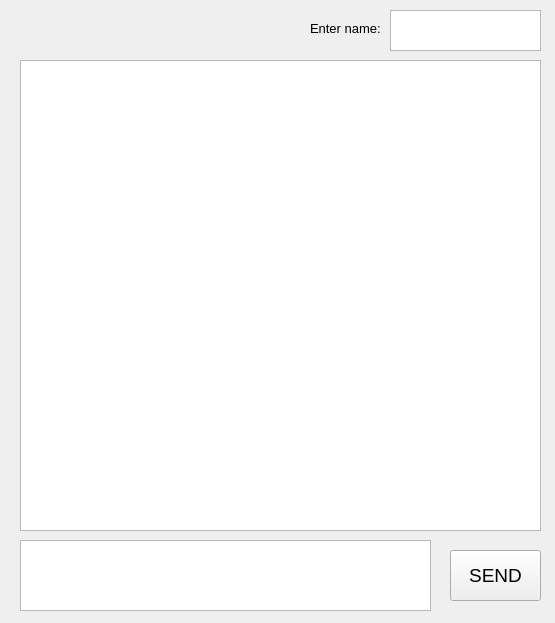
<?xml version="1.0" encoding="UTF-8"?>
<ui version="4.0">
 <class>MainWindow</class>
 <widget class="QMainWindow" name="MainWindow">
  <property name="geometry">
   <rect>
    <x>0</x>
    <y>0</y>
    <width>555</width>
    <height>623</height>
   </rect>
  </property>
  <property name="windowTitle">
   <string>MainWindow</string>
  </property>
  <widget class="QWidget" name="centralwidget">
   <widget class="QPushButton" name="pushButton">
    <property name="geometry">
     <rect>
      <x>450</x>
      <y>550</y>
      <width>91</width>
      <height>51</height>
     </rect>
    </property>
    <property name="font">
     <font>
      <pointsize>14</pointsize>
     </font>
    </property>
    <property name="text">
     <string>SEND</string>
    </property>
   </widget>
   <widget class="QLabel" name="label">
    <property name="geometry">
     <rect>
      <x>310</x>
      <y>20</y>
      <width>71</width>
      <height>16</height>
     </rect>
    </property>
    <property name="font">
     <font>
      <pointsize>10</pointsize>
     </font>
    </property>
    <property name="text">
     <string>Enter name:</string>
    </property>
   </widget>
   <widget class="QTextBrowser" name="textBrowser">
    <property name="geometry">
     <rect>
      <x>20</x>
      <y>60</y>
      <width>521</width>
      <height>471</height>
     </rect>
    </property>
   </widget>
   <widget class="QTextEdit" name="textEdit">
    <property name="geometry">
     <rect>
      <x>390</x>
      <y>10</y>
      <width>151</width>
      <height>41</height>
     </rect>
    </property>
    <property name="font">
     <font>
      <pointsize>12</pointsize>
     </font>
    </property>
   </widget>
   <widget class="QTextEdit" name="textEdit_2">
    <property name="geometry">
     <rect>
      <x>20</x>
      <y>540</y>
      <width>411</width>
      <height>71</height>
     </rect>
    </property>
   </widget>
  </widget>
 </widget>
 <resources/>
 <connections/>
</ui>
